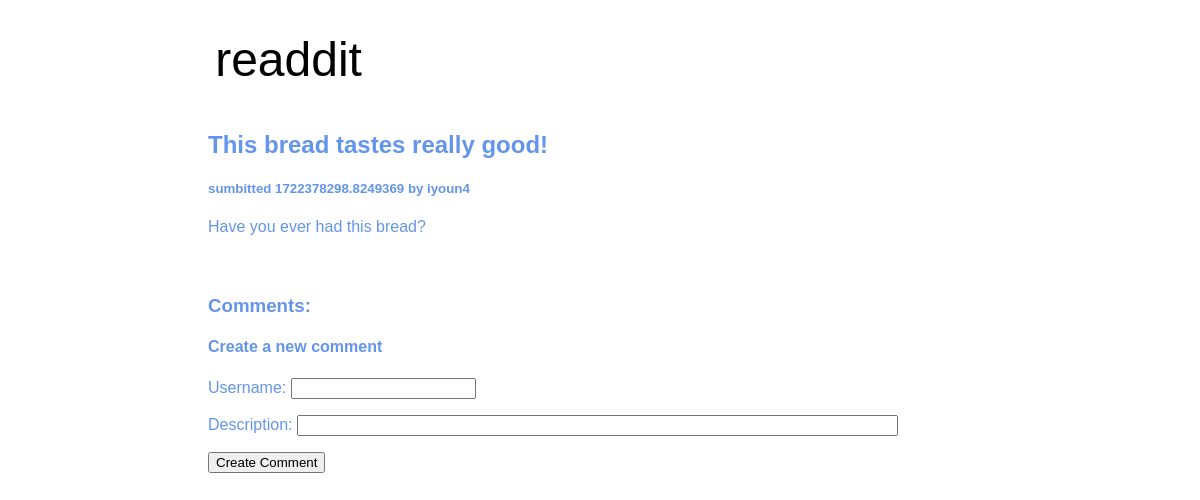
Screenshot of /post/3/ with the database file from the repository.
### tables this page shows
CREATE TABLE posts (
    poid INTEGER PRIMARY KEY,
    title TEXT NOT NULL,
    description TEXT NOT NULL,
    user TEXT NOT NULL,
    created_ts REAL NOT NULL,
    votes REAL,
    subreaddit TEXT NOT NULL
);

### old_readdit.py (the view, shortened to what this page needs)
@app.route('/post/<int:poid>/')
def post(poid):
    con = sqlite3.connect(DB_FILE) #connects to database
    res = con.execute( #gets information about post from designated poid
        '''
        SELECT title,description,user,created_ts FROM posts WHERE poid = ?;
        ''',
        (poid,),
    )
    title,description,user,created_ts = res.fetchone() #assigns information to variables
    res_com = con.execute( #gets information about comments from designated poid
        """
        SELECT description,user,created_ts FROM comments WHERE poid = ?;
        """,
        (poid,),
    )
    comments_data = []
    con.close()
    return flask.render_template( #goes to post.html page and transfers information from variables
        "post.html",
        title = title,
        description = description,
        user = user,
        created_ts = created_ts,
        comments_data = comments_data,
        poid = poid
    )

### templates/post.html (shortened to what this page needs)
<!DOCTYPE html>
<html>
    <head>
        <link rel="stylesheet" href = '/static/old_readdit.css'>
    </head>
    <body>
        <div class="logo-header">
            <h1><a href='/'>readdit</a></h1>
        </div>
        <div class="post-panel">
            <h2>{{ title }}</h2>
            <h5>sumbitted {{ created_ts }} by {{ user }}</h5>
            <p>{{ description }}</p>
        </div>
        <div class="comments-panel-head">
            <h3>Comments:</h3>
            <h4>Create a new comment</h4>
            <form action="/newcomment/{{poid}}/submit" method="post">
                <p>
                    <label for="user">Username:</label>
                    <input type="text" id="user" name="user">
                </p>
                <p>
                    <label for="description">Description:</label>
                    <input type="text" id="description" name="description" size="72">
                </p>
                <input type="submit" value="Create Comment">
            </form>
            <br>
        </div>
    </body>
</html>

### static/old_readdit.css (style rules this page uses)
body { font-family: "Helvetica", sans-serif; max-width: 50rem; padding: 1em; margin: auto; background: white; color: cornflowerblue; }
body>div { padding: 0.5em; margin-top: 0.5em; margin-bottom: 0.5em; }
div.logo-header { text-align: left; overflow: auto; background: none; color: black; }
div.logo-header a { text-decoration: none; color: inherit; }
div.logo-header h1 { font-family: 'Nunito', sans-serif; font-weight: normal; font-size: 36pt; display: inline-block; width: auto; margin: auto; padding-top: 0; padding-bottom: 0; padding-left: 0.15em; padding-right: 0.3em; }

### rows the page displays
posts: title "This bread tastes really good!", created_ts "1722378298.8249369", user "iyoun4", description "Have you ever had this bread?"
